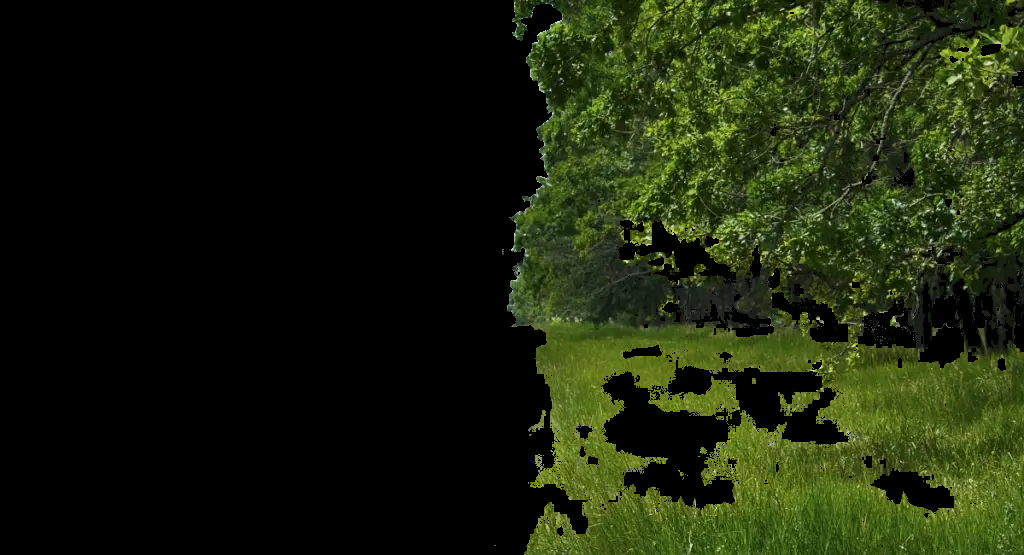
#> input picture green.png, 1024 x 555 px, given in place of sando.jpg, which was not available
$ python miniagro.py
#> lines starting #> are read from the running program, lines starting #| are printed output that depends on the picture; after the words box and inside, x2 and y2 are one past the last pixel; in counts of white or black regions, pixels touching at a corner belong together; pictures that were not available may be replaced by others from this repository, and a replacement may not be noted
import cv2
import numpy as np
#
sando_image = cv2.imread("sando.jpg")
#> sando_image is the input picture: shape (555, 1024, 3); mean B, G, R 11.9, 34.1, 26.6
cv2.imshow("foot-long", sando_image)
#
greyed_sando = cv2.cvtColor(sando_image, cv2.COLOR_BGR2GRAY)
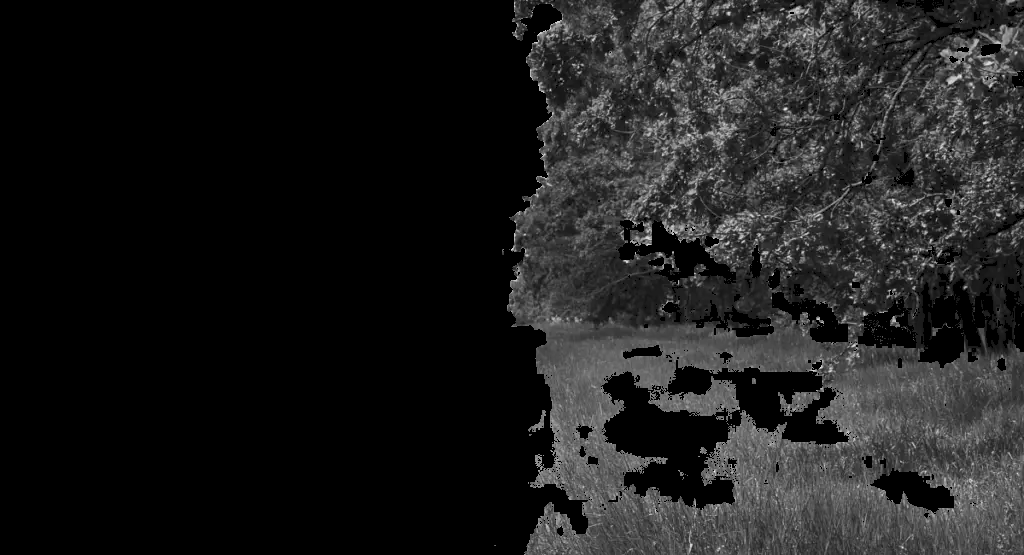
#> greyed_sando: shape (555, 1024); min 0, max 239, mean 29.3
cv2.imshow("greyed", greyed_sando)
# cv2.imshow("blured", cv2.GaussianBlur(gray, (19,19), 0))
height, width, channels = sando_image.shape
#> height = 555; width = 1024; channels = 3
# print("height:",height, " width:",width, " number of channels:",channels)
# cv2.imwrite("new_sando_image.png", sando_image)
cv2.imshow("six-inches", sando_image[0:height, 0:width//2]) #[row, col]
cv2.imshow("cascade edge", cv2.Canny(sando_image, 125, 175))
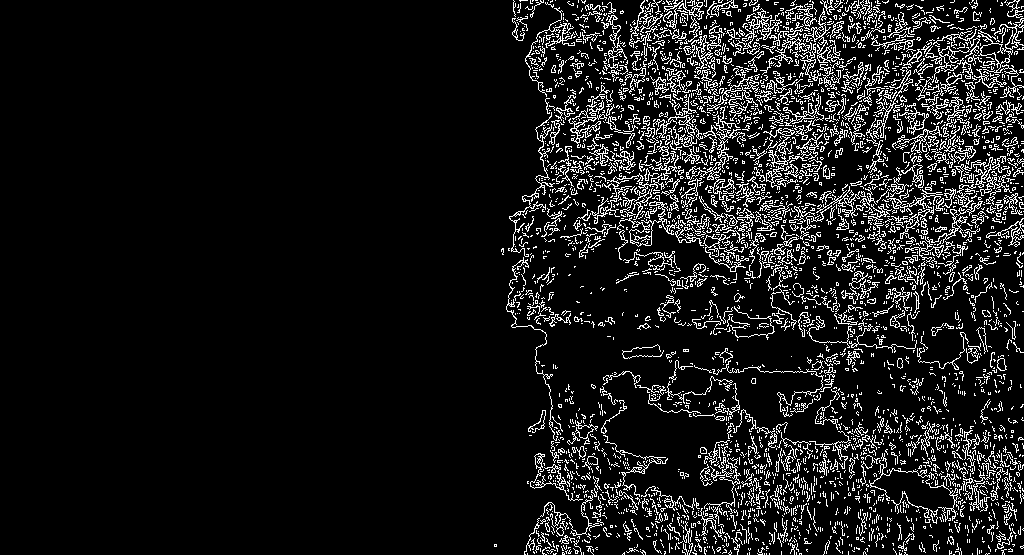
#> window 'cascade edge': shape (555, 1024); 9.6% white in thin lines or dots, all inside (x1, y1, x2, y2) = (494, 0, 1024, 555)

#
# simplest: read through all pixels, otherwise: use opencv
# detect images for (greens)? then calculate the distance the sensor is from that crop line
# choose the best (closer)? crop line to move to
#   1(simply compares distance left and right)
#   2(groups left and right crops into vertical lines using least-square fit)
# detect and recognize (edge detection)? harvestable crops and otherwise
# when no crop (greens)? then robot can turn
field = cv2.imread("field.jpg")
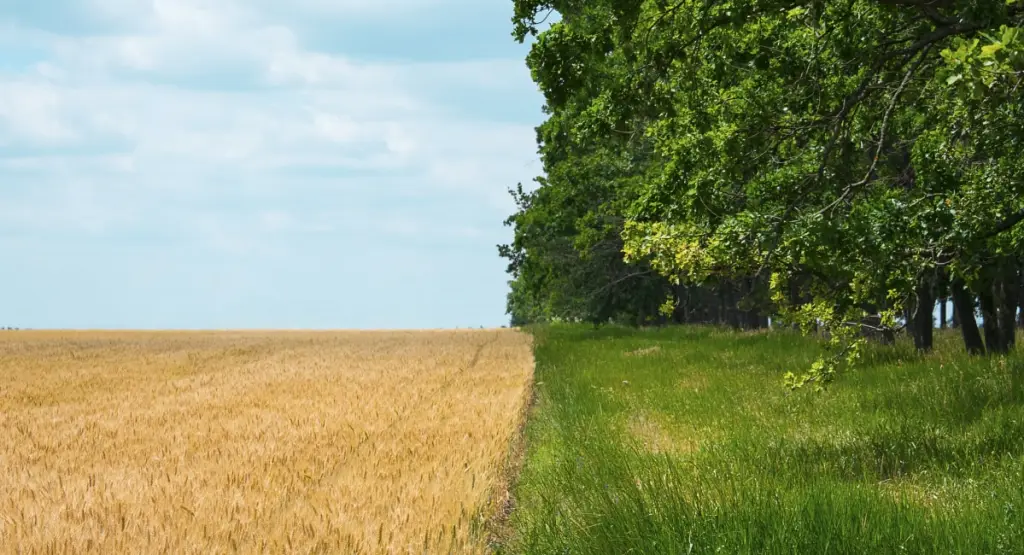
#> input picture field.jpg, 1024 x 555 px
#> field is the input picture: shape (555, 1024, 3); mean B, G, R 108.9, 146.6, 139.2
cv2.imshow("f", field)
hsv = cv2.cvtColor(field, cv2.COLOR_BGR2HSV) #convert to hsv
#> hsv: shape (555, 1024, 3); mean H, S, V 53.9, 120.9, 158.6
mask = cv2.inRange(hsv, (36, 0, 0), (70, 255,255)) #search colormap range for green
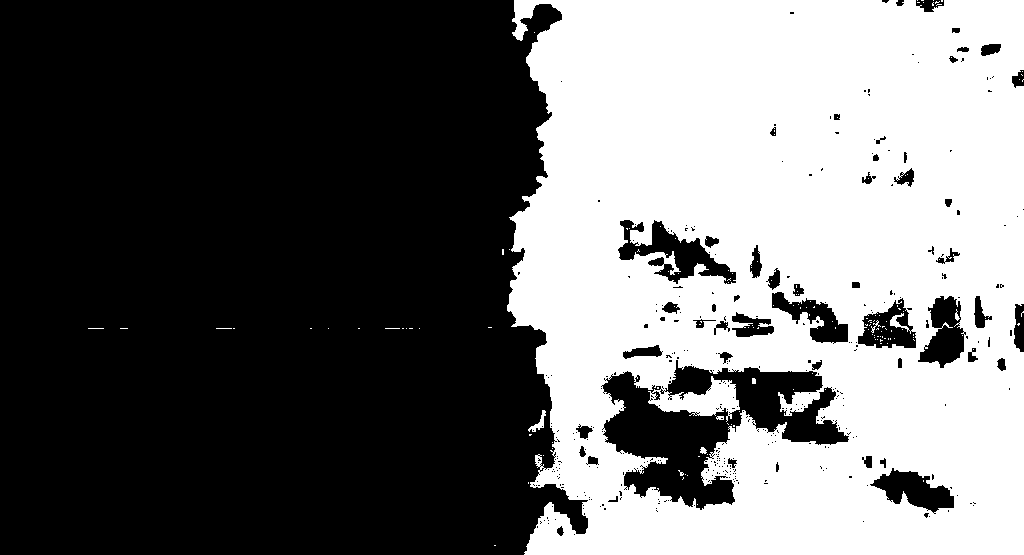
#> mask: shape (555, 1024); 42.1% white; 144 white regions (137 under 20 px), largest, box (x1, y1, x2, y2) and area: (507, 0, 1024, 555) 238388, (528, 410, 546, 432) 128, (871, 320, 881, 333) 35

cv2.imshow("greenonly", mask)
# print(mask)
imask = mask>0 #take only white pixels
green = np.zeros_like(field, np.uint8) #fill all non-green blacks
# print(green)
green[imask] = field[imask] #fill all greens
cv2.imshow("green detect", green)
#
#
cv2.waitKey(0)
